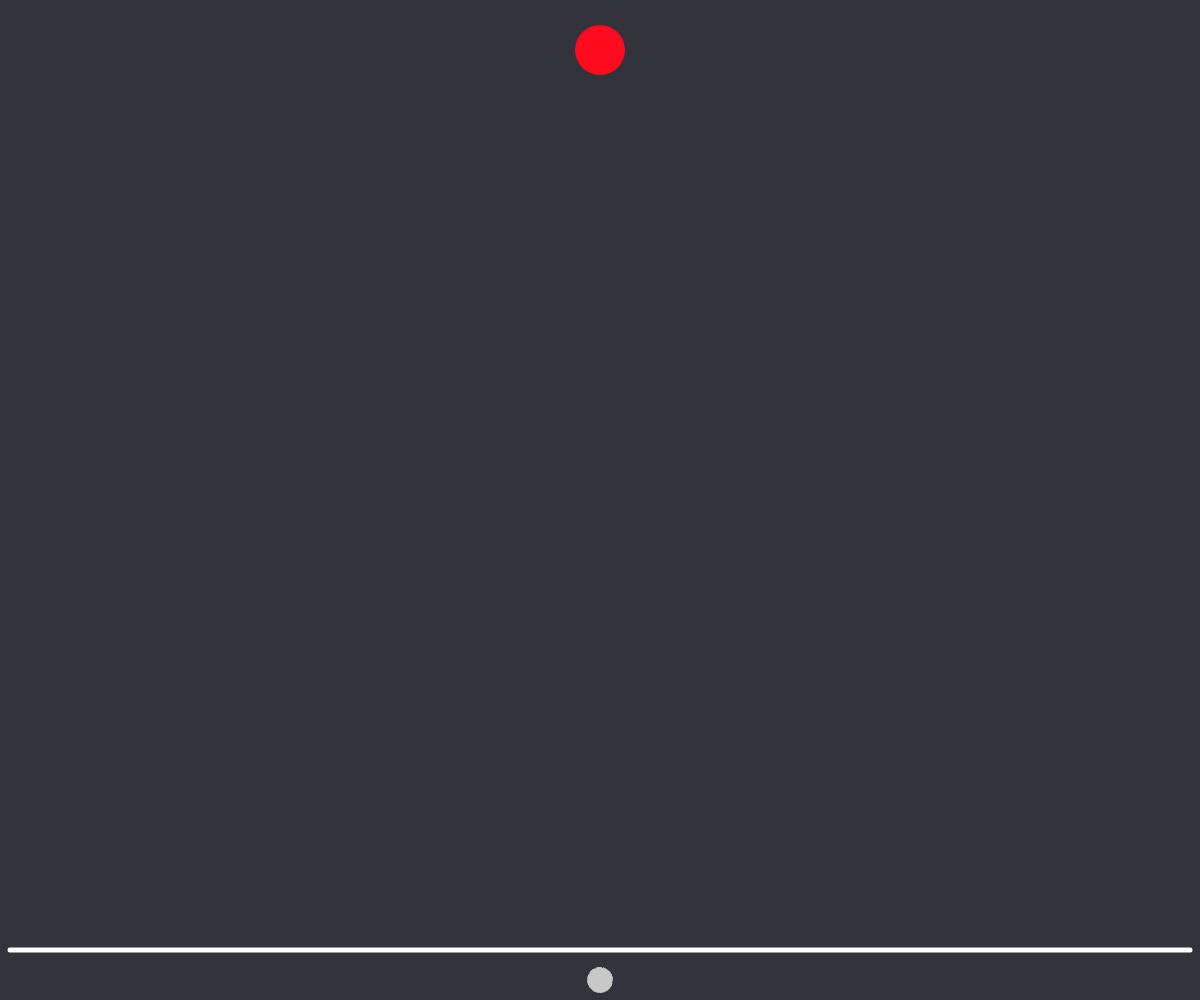
Frame 1 (no input)
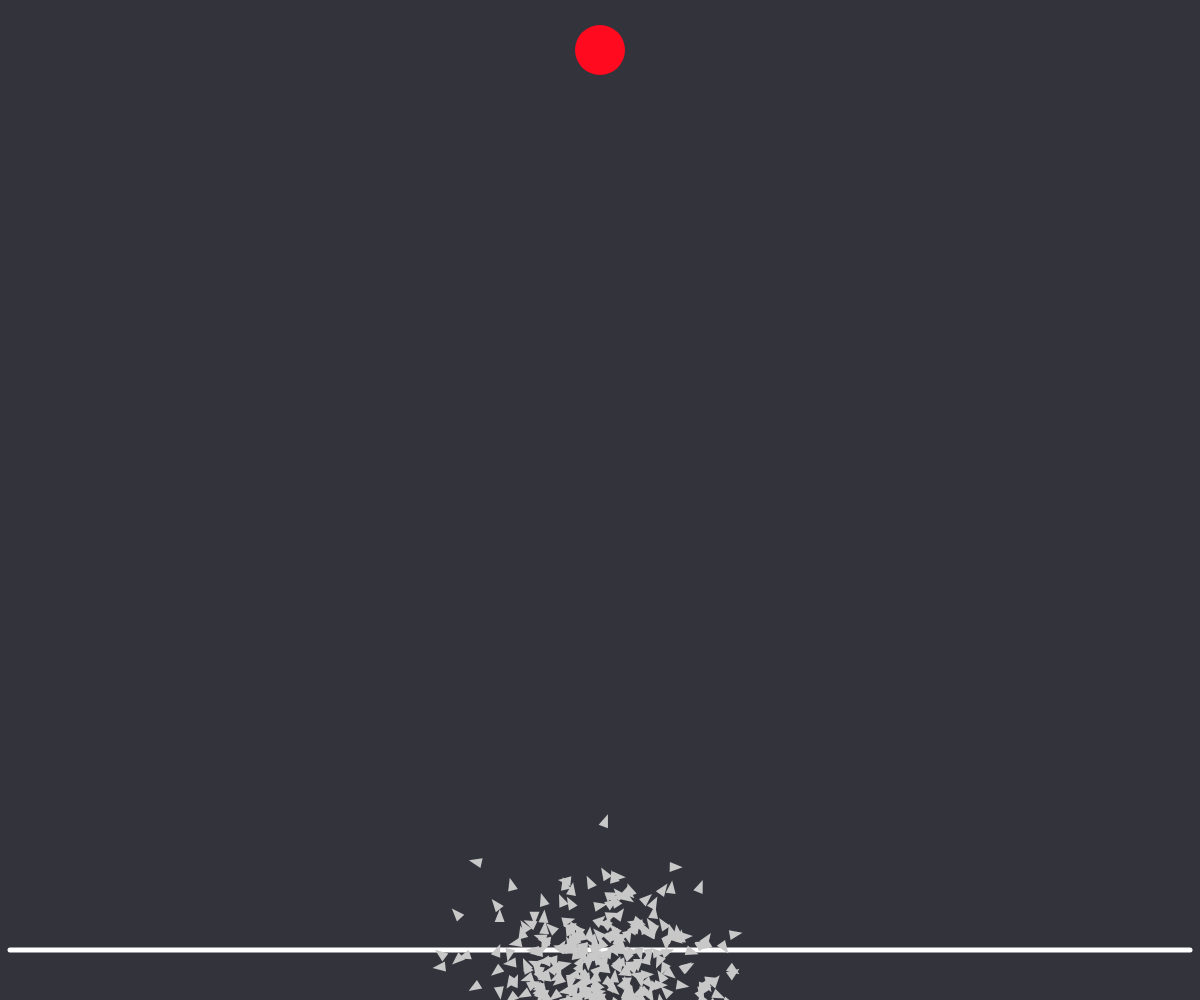
Frame 60 (no input)
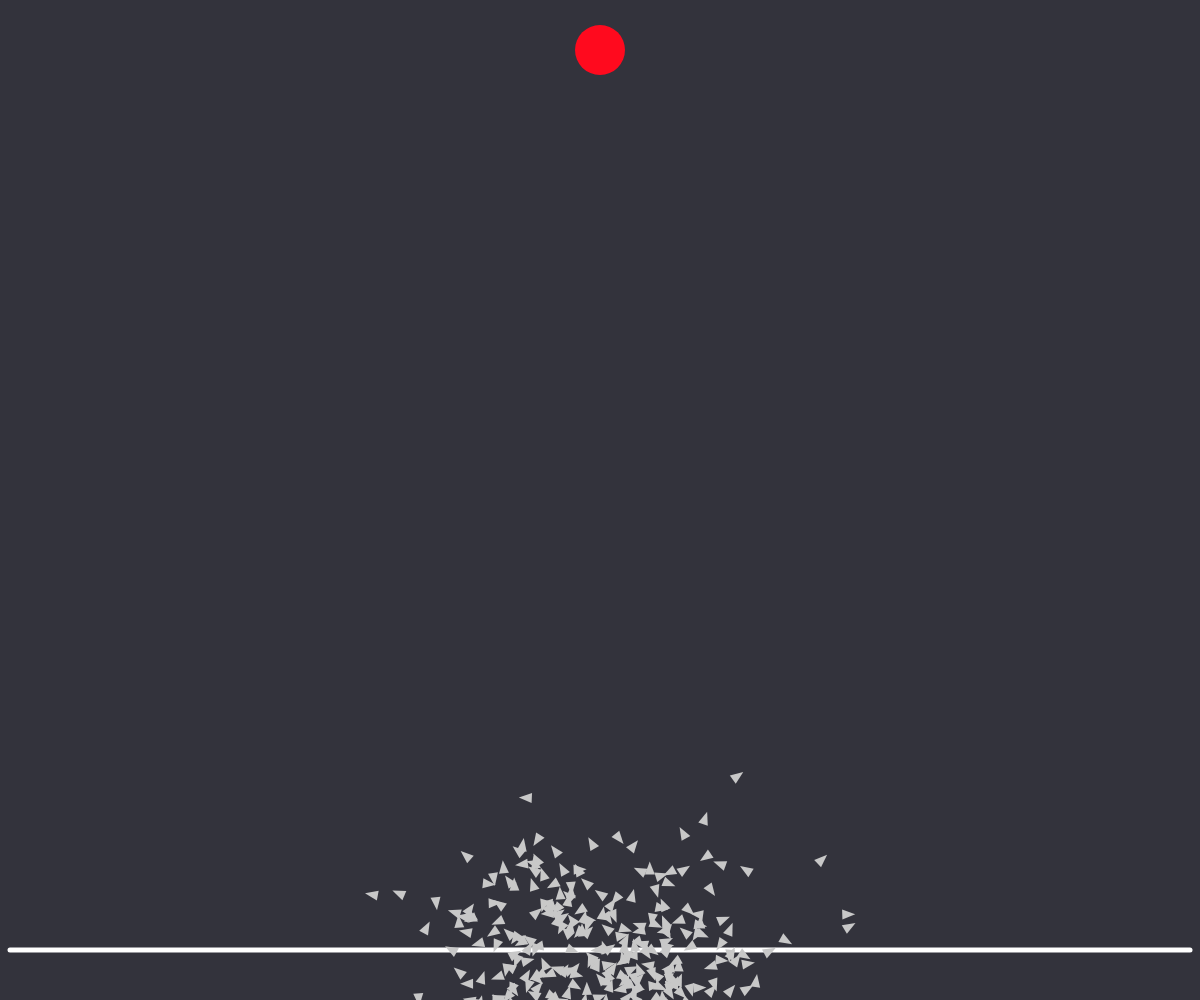
Frame 120 (the mouse pressed at the canvas centre since frame 60)

The p5.js sketch that drew these frames (run headless with seeded random() and noise() and a simulated clock; from frame 60 on, the mouse is pressed at the canvas centre):

// p5.js sketch
// ── sketch.js
let target;
let pointer;
let speed = 3;
let counter;
let n = 400;
let lifespan = 50;
let mutationRate = 0.08;
const target_radius = 25;
let obstacles = [];

function setup() {
    frameRate(60);
    createCanvas(windowWidth, windowHeight);
    target = new Target(width / 2, 50);
    // pointer = new Pointer(random(10 , width-10) , random(height-40 , height-3));

    //generate new Population
    population = new Population(n, target, people = [], obstacles);

}

function draw() {

    //disegna sfondo e linea di spawn
    background(51, 51, 60);
    stroke(255);
    strokeWeight(5);
    line(10, height - 50, width - 10, height - 50);

    //disegna il target
    noStroke();
    target.show();

    if (population.alive)
        population.move();

    else {
        population.calculateFit();
        population = population.reproduce();
        population.alive = true;
    }

}

function addObstacle(x, y) {
    obstacles.push(new Obstacle(x, y));
}

function mouseClicked(evt) {

    if (evt.shiftKey == true) {
        addObstacle(mouseX, mouseY);
    }
    else {
        target.x = mouseX;
        target.y = mouseY;
    }
}


// ── dna.js
/*
The DNA of a pointer contains a sequence of moves.
Each move is represented as a unitary direction vector (versor).
The direction is a number in radians between 0 and 2π, where 0 is the direction of
the distance vector to the target, and the angle of the versor rotates counterclockwise.
*/
class Dna {
    constructor(len, genesList = []) {
        this.genesList = genesList;
        this.len = len;

        if (genesList.length == 0) {
            this.generateMoves();
        }
    }

    generateMoves() {
        for (let i = 0; i < this.len; i++) {
            // this.genesList.push(floor(random(0, 8)));

            this.genesList.push(random(0, 2 * Math.PI));
            // this.genesList.push(0);
        }
    }

}

// ── obstacle.js
class Obstacle {

    constructor(x, y) {
        this.x = x;
        this.y = y;
    }

    show() {

        fill(255, 10, 30);
        ellipse(this.x, this.y, target_radius * 2, target_radius * 2);
    }

}

// ── pointer.js
class Pointer {

    constructor(x, y, dna = 0) {
        this.x = x;
        this.y = y;
        this.xspeed = 0;
        this.yspeed = 0;

        this.dna = dna;

        this.fit = 0;
        this.normFit = 0;

        this.hasReachedGoal = false;
        this.bonked = false;

        if (dna == 0) {
            this.dna = new Dna(lifespan);
        }

        this.direction = this.dna.genesList[0];

        this.currentMove = 0;
    }

    stop() {
        this.hasReachedGoal = true;
    }
    bonk() {
        this.bonked = true;
    }

    show() {
        fill(200);

        push();

        translate(this.x, this.y);

        rotate(this.direction + Math.PI / 2);
        triangle(-5, 3, 5, 3, 0, -10);

        pop();
    }

    move(moveIndex, targetx, targety) {
        if (this.hasReachedGoal || this.bonked) {
            this.show();
            return true;
        }
        if (moveIndex >= this.dna.genesList.length)
            return false;
        this.direction = this.dna.genesList[moveIndex];


        // direction is an angle between 0 and 2π that has to be summed to the angle between cursor and target
        const v1 = createVector(this.x - targetx, this.y - targety);
        const v2 = createVector(1, 0);

        const base_angle = v1.angleBetween(v2) * -1 * Math.sign(v1.cross(v2).z || 1) + Math.PI;

        this.direction = base_angle + this.direction;

        const movex = Math.cos(this.direction) * speed;
        const movey = Math.sin(this.direction) * speed;


        this.x += movex;
        this.y += movey;

        this.show();

        return true;

    }

    combine(other) {
        let babyGenes = [];

        for (let i = 0; i < lifespan; i++) {
            if (i % 2 == 0) { babyGenes.push(this.dna.genesList[i]) }
            else { babyGenes.push(other.dna.genesList[i]) }
        }

        for (let i = 0; i < lifespan; i++) {
            if (random() < mutationRate)
                babyGenes[i] = int(random() * 8);
        }

        let babyDna = new Dna(n, babyGenes);
        return new Pointer(width / 2, height - 20, babyDna);
    }

}

// ── population.js
class Population {
    constructor(size, target, people = [], obstacles = []) {
        this.people = people;
        this.size = size;
        this.alive = true;
        this.timer = 10;
        this.currentMove = 0;
        this.target = target;
        this.bestFitPointer;
        this.obstacles = obstacles;


        if (this.people.length == 0) {
            this.fillRandom();
        }

    }

    fillRandom() {
        for (let i = 0; i < this.size; i++) {

            let player = new Pointer(width / 2, height - 20);
            this.people.push(player);
        }

    }


    calculateFit() {
        this.totalFit = 0;
        this.bestFitPointer;

        for (let i = 0; i < this.people.length; i++) {
            let d = dist(this.target.x, this.target.y, this.people[i].x, this.people[i].y);

            if (this.people[i].hasReachedGoal) {
                this.people[i].fit = 1;
            }
            else {
                this.people[i].fit = 1 / (d);
                this.people[i].fit *= this.people[i].fit;
            }

            if (this.bestFitPointer == undefined || this.people[i].fit >= this.bestFitPointer.fit) {
                this.bestFitPointer = this.people[i];
            }

            this.totalFit += this.people[i].fit;

        }
    }


    move() {
        for (let obstacle of obstacles) {
            obstacle.show();
        }
        if ((this.timer % 10 == 0) && (this.timer)) {
            this.currentMove++;
        }

        for (let i = 0; i < this.size; i++) {

            if (!this.people[i].move(this.currentMove, this.target.x, this.target.y)) {
                this.killEmAll();
                break;
            }

            for (let j = 0; j < this.obstacles.length; j++) {

                if (dist(this.obstacles[j].x, this.obstacles[j].y, this.people[i].x, this.people[i].y) <= target_radius) {
                    this.people[i].bonk();
                }
            }

            if (dist(this.target.x, this.target.y, this.people[i].x, this.people[i].y) < target_radius)
                this.people[i].stop();
        }
        this.timer++;
    }

    killEmAll() {
        this.alive = false;
        // this.calculateFit();
    }


    getFit(p) { return p.fit; }

    reproduce() {
        this.people.sort(function compare(a, b) { return - (a.fit - b.fit) });
        let newPop = [];

        for (let i = 0; i < int(n / 2); i++) {
            newPop.push(new Pointer(width / 2, height - 20, this.people[i].dna));
        }

        for (let i = 0; i < int(n / 2); i++) {
            let other = this.people[int(random() * int(n / 2))];
            newPop.push(this.people[i].combine(other));
        }
        return new Population(n, target, newPop, obstacles);
    }


    // sceglie due genitori estraendoli con metodo monte carlo -- DEPRECATED
    pickParents() {
        for (let i = 0; i < this.size; i++) {
            this.people[i].normFit = this.people[i].fit / this.totalFit;
        }

        let k = 0;
        let parents = [];
        while (k < 10000) {

            k++;
            //scelgo un elemento casuale
            let a = int(random() * this.size);

            // scelgo se accetarlo o no in base al suo fit
            if (random() < this.people[a].normFit) {
                parents.push(this.people[a]);
                break
            }
        }

        let j = 0;
        while (j < 10000) {
            j++;
            let b = int(random() * this.size);
            if (random() < this.people[b].normFit) {
                parents.push(this.people[b]);
                break
            }
        }


        return parents
    }




}

// ── target.js
class Target {

    constructor(x, y) {
        this.x = x;
        this.y = y;
    }

    show() {

        fill(255, 10, 30);
        // translate(this.x  , this.y );
        // rotate(QUARTER_PI);
        ellipse(this.x, this.y, target_radius * 2, target_radius * 2);
    }

}
